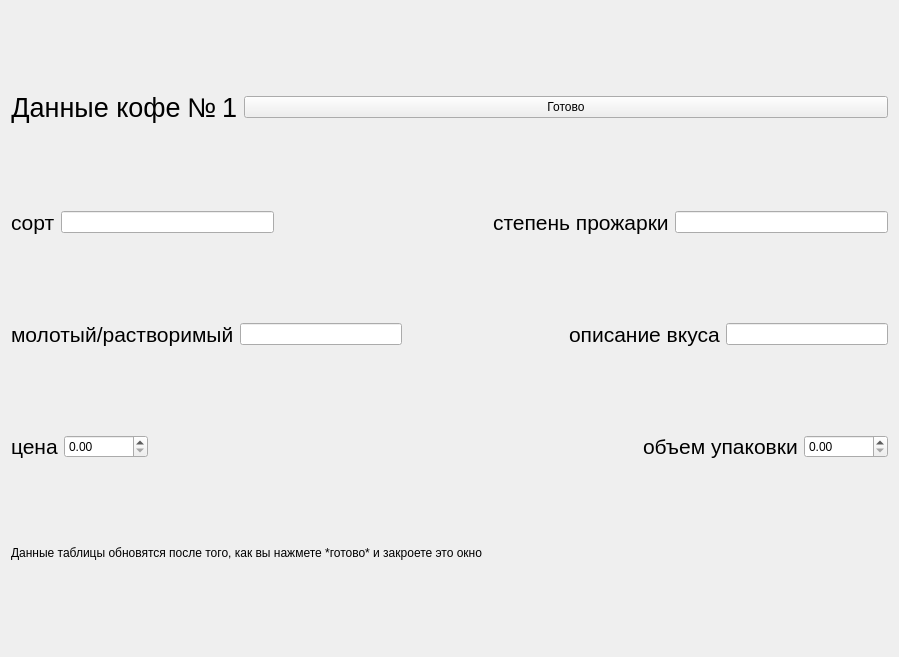
<?xml version="1.0" encoding="UTF-8"?>
<ui version="4.0">
 <class>Form</class>
 <widget class="QWidget" name="Form">
  <property name="geometry">
   <rect>
    <x>0</x>
    <y>0</y>
    <width>899</width>
    <height>657</height>
   </rect>
  </property>
  <property name="windowTitle">
   <string>Form</string>
  </property>
  <layout class="QGridLayout" name="gridLayout">
   <item row="0" column="1">
    <layout class="QHBoxLayout" name="horizontalLayout">
     <item>
      <widget class="QLabel" name="label">
       <property name="sizePolicy">
        <sizepolicy hsizetype="Maximum" vsizetype="Preferred">
         <horstretch>0</horstretch>
         <verstretch>0</verstretch>
        </sizepolicy>
       </property>
       <property name="font">
        <font>
         <pointsize>20</pointsize>
        </font>
       </property>
       <property name="text">
        <string>Данные кофе</string>
       </property>
       <property name="alignment">
        <set>Qt::AlignCenter</set>
       </property>
      </widget>
     </item>
     <item>
      <widget class="QLabel" name="label_8">
       <property name="sizePolicy">
        <sizepolicy hsizetype="Maximum" vsizetype="Preferred">
         <horstretch>0</horstretch>
         <verstretch>0</verstretch>
        </sizepolicy>
       </property>
       <property name="font">
        <font>
         <pointsize>20</pointsize>
        </font>
       </property>
       <property name="text">
        <string>№</string>
       </property>
      </widget>
     </item>
     <item>
      <widget class="QLabel" name="id">
       <property name="sizePolicy">
        <sizepolicy hsizetype="Maximum" vsizetype="Preferred">
         <horstretch>0</horstretch>
         <verstretch>0</verstretch>
        </sizepolicy>
       </property>
       <property name="font">
        <font>
         <pointsize>20</pointsize>
        </font>
       </property>
       <property name="text">
        <string>1</string>
       </property>
      </widget>
     </item>
     <item>
      <widget class="QPushButton" name="create">
       <property name="text">
        <string>Готово</string>
       </property>
      </widget>
     </item>
    </layout>
   </item>
   <item row="1" column="1">
    <layout class="QHBoxLayout" name="horizontalLayout_2">
     <item>
      <widget class="QLabel" name="label_2">
       <property name="font">
        <font>
         <pointsize>16</pointsize>
        </font>
       </property>
       <property name="text">
        <string>сорт</string>
       </property>
      </widget>
     </item>
     <item>
      <widget class="QLineEdit" name="class_2"/>
     </item>
     <item>
      <spacer name="horizontalSpacer">
       <property name="orientation">
        <enum>Qt::Horizontal</enum>
       </property>
       <property name="sizeHint" stdset="0">
        <size>
         <width>40</width>
         <height>20</height>
        </size>
       </property>
      </spacer>
     </item>
     <item>
      <widget class="QLabel" name="label_3">
       <property name="font">
        <font>
         <pointsize>16</pointsize>
        </font>
       </property>
       <property name="text">
        <string>степень прожарки</string>
       </property>
      </widget>
     </item>
     <item>
      <widget class="QLineEdit" name="degree"/>
     </item>
    </layout>
   </item>
   <item row="3" column="1">
    <layout class="QHBoxLayout" name="horizontalLayout_4">
     <item>
      <widget class="QLabel" name="label_6">
       <property name="font">
        <font>
         <pointsize>16</pointsize>
        </font>
       </property>
       <property name="text">
        <string>цена</string>
       </property>
      </widget>
     </item>
     <item>
      <widget class="QDoubleSpinBox" name="price">
       <property name="maximum">
        <double>100000.000000000000000</double>
       </property>
      </widget>
     </item>
     <item>
      <spacer name="horizontalSpacer_3">
       <property name="orientation">
        <enum>Qt::Horizontal</enum>
       </property>
       <property name="sizeHint" stdset="0">
        <size>
         <width>40</width>
         <height>20</height>
        </size>
       </property>
      </spacer>
     </item>
     <item>
      <widget class="QLabel" name="label_7">
       <property name="font">
        <font>
         <pointsize>16</pointsize>
        </font>
       </property>
       <property name="text">
        <string>объем упаковки</string>
       </property>
      </widget>
     </item>
     <item>
      <widget class="QDoubleSpinBox" name="volume">
       <property name="maximum">
        <double>100000.000000000000000</double>
       </property>
      </widget>
     </item>
    </layout>
   </item>
   <item row="2" column="1">
    <layout class="QHBoxLayout" name="horizontalLayout_3">
     <item>
      <widget class="QLabel" name="label_4">
       <property name="font">
        <font>
         <pointsize>16</pointsize>
        </font>
       </property>
       <property name="text">
        <string>молотый/растворимый</string>
       </property>
      </widget>
     </item>
     <item>
      <widget class="QLineEdit" name="type"/>
     </item>
     <item>
      <spacer name="horizontalSpacer_2">
       <property name="orientation">
        <enum>Qt::Horizontal</enum>
       </property>
       <property name="sizeHint" stdset="0">
        <size>
         <width>40</width>
         <height>20</height>
        </size>
       </property>
      </spacer>
     </item>
     <item>
      <widget class="QLabel" name="label_5">
       <property name="font">
        <font>
         <pointsize>16</pointsize>
        </font>
       </property>
       <property name="text">
        <string>описание вкуса</string>
       </property>
      </widget>
     </item>
     <item>
      <widget class="QLineEdit" name="taste"/>
     </item>
    </layout>
   </item>
   <item row="4" column="1">
    <widget class="QLabel" name="label_9">
     <property name="sizePolicy">
      <sizepolicy hsizetype="Preferred" vsizetype="Maximum">
       <horstretch>0</horstretch>
       <verstretch>0</verstretch>
      </sizepolicy>
     </property>
     <property name="text">
      <string>Данные таблицы обновятся после того, как вы нажмете *готово* и закроете это окно</string>
     </property>
    </widget>
   </item>
  </layout>
 </widget>
 <resources/>
 <connections/>
</ui>
